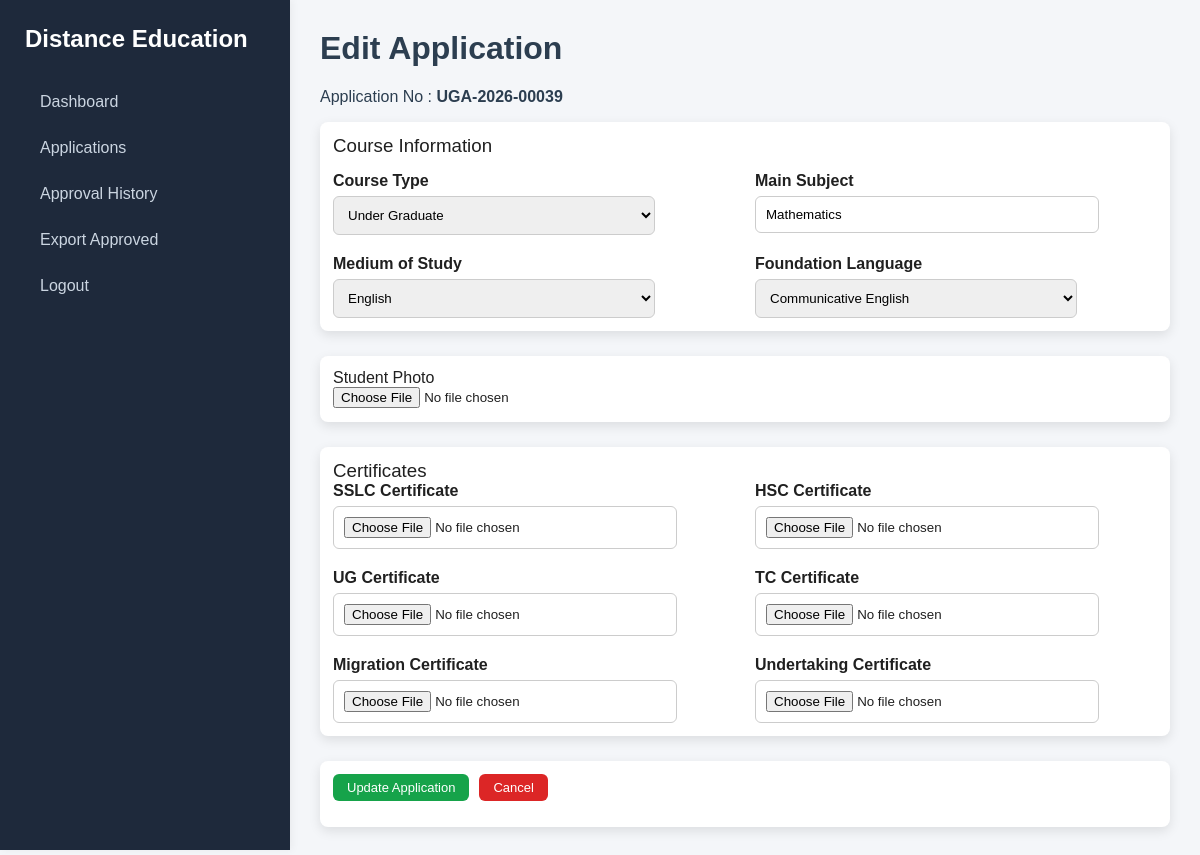
Page /admin/admission/edit.php?id=73 (signed in) on the committed database.
### tables this page shows
CREATE TABLE `records` (
  `id` int(11) NOT NULL,
  `application_no` varchar(30) NOT NULL,
  `course_type` varchar(20) DEFAULT NULL,
  `foundation_lang` varchar(50) DEFAULT NULL,
  `programme_name` varchar(150) DEFAULT NULL,
  `main_subject` varchar(150) DEFAULT NULL,
  `medium` varchar(20) DEFAULT NULL,
  `differently_abled` varchar(5) DEFAULT NULL,
  `photo` varchar(255) DEFAULT NULL,
  `name` varchar(150) NOT NULL,
  `street` varchar(200) NOT NULL,
  `town` varchar(100) NOT NULL,
  `state` varchar(100) NOT NULL,
  `district` varchar(100) NOT NULL,
  `pincode` varchar(10) NOT NULL,
  `phone` varchar(15) DEFAULT NULL,
  `mobile` varchar(15) NOT NULL,
  `name_english` varchar(150) NOT NULL,
  `name_tamil` varchar(150) NOT NULL,
  `dob` date NOT NULL,
  `age` int(11) NOT NULL,
  `guardian_name` varchar(150) NOT NULL,
  `aadhaar` varchar(14) DEFAULT NULL,
  `nationality` varchar(50) DEFAULT NULL,
  `religion` varchar(100) DEFAULT NULL,
  `mother_tongue` varchar(100) DEFAULT NULL,
  `blood_group` varchar(5) DEFAULT NULL,
  `community` varchar(20) DEFAULT NULL,
  `caste` varchar(100) DEFAULT NULL,
  `employment_status` varchar(10) DEFAULT NULL,
  `employment_type` varchar(150) DEFAULT NULL,
  `other_course` varchar(10) DEFAULT NULL,
  `other_course_details` varchar(255) DEFAULT NULL,
  `defence_personnel` tinyint(1) DEFAULT 0,
  `ex_servicemen` tinyint(1) DEFAULT 0,
  `sslc_school` varchar(150) DEFAULT NULL,
  `sslc_board` varchar(150) DEFAULT NULL,
  `sslc_pass_year` varchar(20) DEFAULT NULL,
  `sslc_reg_no` varchar(50) DEFAULT NULL,
  `sslc_grade` varchar(50) DEFAULT NULL,
  `sslc_max_marks` varchar(20) DEFAULT NULL,
  `hsc_school` varchar(150) DEFAULT NULL,
  `hsc_board` varchar(150) DEFAULT NULL,
  `hsc_pass_year` varchar(20) DEFAULT NULL,
  `hsc_reg_no` varchar(50) DEFAULT NULL,
  `hsc_grade` varchar(50) DEFAULT NULL,
  `hsc_max_marks` varchar(20) DEFAULT NULL,
  `abc_status` varchar(10) DEFAULT NULL,
  `abc_id` varchar(12) DEFAULT NULL,
  `sslc_file` varchar(255) DEFAULT NULL,
  `hsc_file` varchar(255) DEFAULT NULL,
  `ug_file` varchar(255) DEFAULT NULL,
  `tc_file` varchar(255) DEFAULT NULL,
  `migration_file` varchar(255) DEFAULT NULL,
  `undertaking_file` varchar(255) DEFAULT NULL,
  `enclosures` text DEFAULT NULL,
  `created_at` timestamp NOT NULL DEFAULT current_timestamp(),
  `dip_school` varchar(200) DEFAULT NULL,
  `dip_board` varchar(200) DEFAULT NULL,
  `dip_pass_year` varchar(10) DEFAULT NULL,
  `dip_reg_no` varchar(50) DEFAULT NULL,
  `dip_grade` varchar(50) DEFAULT NULL,
  `dip_max_marks` varchar(50) DEFAULT NULL,
  `ug_school` varchar(200) DEFAULT NULL,
  `ug_board` varchar(200) DEFAULT NULL,
  `ug_pass_year` varchar(10) DEFAULT NULL,
  `ug_reg_no` varchar(50) DEFAULT NULL,
  `ug_grade` varchar(50) DEFAULT NULL,
  `ug_max_marks` varchar(50) DEFAULT NULL,
  `mother_name` varchar(100) NOT NULL,
  `email` varchar(150) NOT NULL,
  `defence_ward` varchar(50) DEFAULT NULL,
  `status` varchar(20) DEFAULT 'Pending',
  `staff_remark` text DEFAULT NULL,
  `processed_by` varchar(100) DEFAULT NULL,
  `processed_at` datetime DEFAULT NULL,
  `enrollment_no` varchar(30) DEFAULT NULL,
  `course_code` varchar(10) DEFAULT NULL,
  `course_id` int(11) DEFAULT NULL
);

### admin/admission/edit.php (the view, shortened to what this page needs)
<?php
require_once "../../db.php";
$id = isset($_GET['id']) ? intval($_GET['id']) : 0;
$stmt = $conn->prepare("SELECT * FROM records WHERE id=?");
$stmt->bind_param("i", $id);
$stmt->execute();
$result = $stmt->get_result();
$data = $result->fetch_assoc();
?>
<!DOCTYPE html>
<html>
<head>
<link rel="stylesheet" href="../assets/style.css">
</head>
<body>
<div class="sidebar">
<h2>Distance Education</h2>
<a href="../dashboard.php">Dashboard</a>
<a href="list.php">Applications</a>
<a href="history.php">Approval History</a>
<a href="export.php">Export Approved</a>
<a href="../logout.php">Logout</a>
</div>
<div class="main">
<h1>Edit Application</h1>
<p>
Application No :
<strong><?php echo $data['application_no']; ?></strong>
</p>
<form method="POST" enctype="multipart/form-data">
<div class="card">
<h3>Course Information</h3>
<div class="form-grid">
<div class="form-group">
<label>Course Type</label>
<select name="course_type">
<option value="UG" <?= $data['course_type']=="UG"?"selected":"" ?>>Under Graduate</option>
</select>
</div>
<div class="form-group">
<label>Main Subject</label>
<input type="text" name="main_subject"
value="<?= $data['main_subject'] ?>">
</div>
<div class="form-group">
<label>Medium of Study</label>
<select name="medium">
<option <?= $data['medium']=="English"?"selected":"" ?>>English</option>
</select>
</div>
<div class="form-group">
<label>Foundation Language</label>
<?php if($data['course_type']=="UG"): ?>
<select name="foundation_lang">
<option <?= $data['foundation_lang']=="Communicative English"?"selected":"" ?>>Communicative English</option>
</select>
<?php else: ?>
<input type="text" value="English" readonly>
<input type="hidden" name="foundation_lang" value="English">
<?php endif; ?>
</div>
</div>
</div>
<div class="card">
<div class="section-title">Student Photo</div>
<input type="file" name="photo" accept="image/*">
</div>
<div class="card">
<h3>Certificates</h3>
<div class="cert-grid">
<div class="form-group">
<label>SSLC Certificate</label>
<input type="file" name="sslc_file">
</div>
<div class="form-group">
<label>HSC Certificate</label>
<input type="file" name="hsc_file">
</div>
<div class="form-group">
<label>UG Certificate</label>
<input type="file" name="ug_file">
</div>
<div class="form-group">
<label>TC Certificate</label>
<input type="file" name="tc_file">
</div>
<div class="form-group">
<label>Migration Certificate</label>
<input type="file" name="migration_file">
</div>
<div class="form-group">
<label>Undertaking Certificate</label>
<input type="file" name="undertaking_file">
</div>
</div>
</div>
<div class="card">
<div class="action-bar">
<button class="btn approve">
Update Application
</button>
<a href="view.php?id=<?= $id ?>"
class="btn reject">
Cancel
</a>
</div>
</div>
</form>
</div>
</body>
</html>

### admin/assets/style.css (style rules this page uses)
body { margin:0; font-family: "Segoe UI", Arial, sans-serif; background:#f4f6f9; color:#2c3e50; }
h1,h2,h3 { margin-top:0; font-weight:600; }
.sidebar { width:240px; height:100vh; position:fixed; background:#1e293b; padding:25px; box-shadow:2px 0 8px rgba(0,0,0,0.05); }
.sidebar h2 { color:#fff; margin-bottom:30px; }
.sidebar a { display:block; padding:10px 15px; margin-bottom:8px; color:#cbd5e1; text-decoration:none; border-radius:6px; transition:0.3s; }
.main { margin-left:290px; padding:30px; }
.card { background:#fff; padding:25px; border-radius:10px; box-shadow:0 4px 12px rgba(0,0,0,0.06); margin-bottom:25px; }
.btn { padding:6px 14px; border-radius:6px; text-decoration:none; font-size:13px; cursor:pointer; transition:0.3s; display:inline-block; }
.btn.approve { background:#16a34a; color:white; border:none; }
.btn.reject { background:#dc2626; color:white; border:none; }
.card { padding:13px; border-radius:8px; min-height:40px; color:rgb(32, 32, 32); box-shadow:0 4px 12px rgba(0,0,0,0.1); }
.card h3 { margin:0; font-weight:500; }
.form-grid { display:grid; grid-template-columns: repeat(2, 1fr); gap:20px; margin-top:15px; }
.form-group { display:flex; flex-direction:column; }
.form-group label { font-weight:600; margin-bottom:6px; }
.form-group input, .form-group select { padding:10px; border:1px solid #ccc; border-radius:6px; width:80%; }
.cert-grid { display:grid; grid-template-columns: repeat(2, 1fr); gap:20px; }
.action-bar { display:flex; gap:10px; }
body { margin:0; font-family:Arial; }

### rows in the picture
records: application_no "UGA-2026-00039", course_type "Under Graduate", main_subject "Mathematics", foundation_lang "Communicative English"
